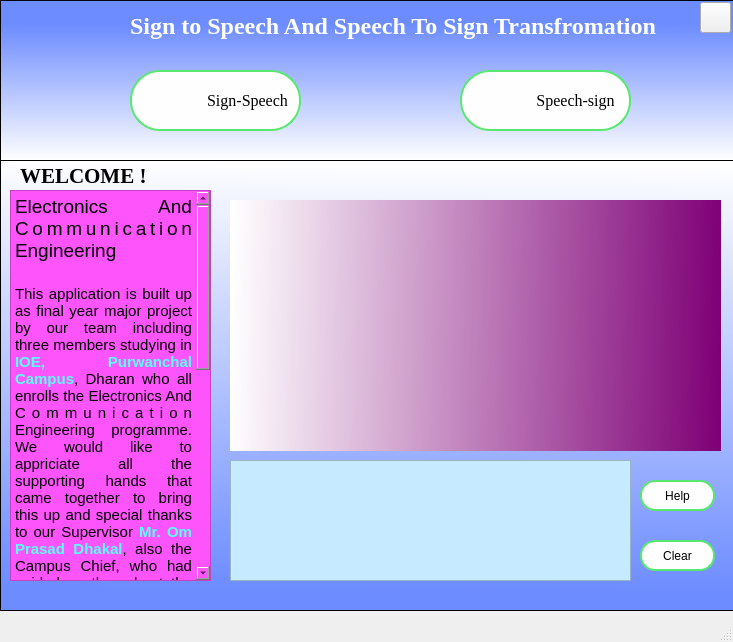
<?xml version="1.0" encoding="UTF-8"?>
<ui version="4.0">
 <class>MainWindow</class>
 <widget class="QMainWindow" name="MainWindow">
  <property name="geometry">
   <rect>
    <x>0</x>
    <y>0</y>
    <width>733</width>
    <height>642</height>
   </rect>
  </property>
  <property name="windowTitle">
   <string>MainWindow</string>
  </property>
  <widget class="QWidget" name="centralwidget">
   <widget class="QGraphicsView" name="graphicsView_2">
    <property name="geometry">
     <rect>
      <x>0</x>
      <y>0</y>
      <width>741</width>
      <height>161</height>
     </rect>
    </property>
    <property name="toolTip">
     <string>&lt;html&gt;&lt;head/&gt;&lt;body&gt;&lt;p&gt;&lt;br/&gt;&lt;/p&gt;&lt;/body&gt;&lt;/html&gt;</string>
    </property>
    <property name="styleSheet">
     <string notr="true">background-color: qlineargradient(spread:pad, x1:0.489455, y1:0.153, x2:0.489, y2:1, stop:0 rgba(109, 140, 255, 255), stop:1 rgba(255, 255, 255, 255));</string>
    </property>
   </widget>
   <widget class="QLabel" name="label">
    <property name="geometry">
     <rect>
      <x>130</x>
      <y>10</y>
      <width>531</width>
      <height>31</height>
     </rect>
    </property>
    <property name="font">
     <font>
      <family>Times New Roman</family>
      <pointsize>18</pointsize>
      <weight>75</weight>
      <bold>true</bold>
     </font>
    </property>
    <property name="styleSheet">
     <string notr="true">color:white;</string>
    </property>
    <property name="text">
     <string>Sign to Speech And Speech To Sign Transfromation</string>
    </property>
   </widget>
   <widget class="QGraphicsView" name="graphicsView">
    <property name="geometry">
     <rect>
      <x>0</x>
      <y>160</y>
      <width>741</width>
      <height>451</height>
     </rect>
    </property>
    <property name="styleSheet">
     <string notr="true">background-color: qlineargradient(spread:pad, x1:0.489, y1:0.954136, x2:0.506045, y2:0, stop:0 rgba(109, 140, 255, 255), stop:1 rgba(255, 255, 255, 255));</string>
    </property>
   </widget>
   <widget class="QPushButton" name="signtospeech">
    <property name="geometry">
     <rect>
      <x>130</x>
      <y>70</y>
      <width>171</width>
      <height>61</height>
     </rect>
    </property>
    <property name="font">
     <font>
      <family>TImes New Roman</family>
      <pointsize>12</pointsize>
      <weight>50</weight>
      <italic>false</italic>
      <bold>false</bold>
     </font>
    </property>
    <property name="styleSheet">
     <string notr="true">QPushButton#signtospeech{
padding-left:-40px;
color:black;
background-color:#fefefe;
border: 2px solid #58e870; border-radius:30px;
font: 12pt &quot;TImes New Roman&quot;;
background-image:url(&quot;icons/sent.png&quot;);
background-repeat:none;
}
QPushButton#signtospeech:hover
{
   background-color:magenta;
	color:white;
}</string>
    </property>
    <property name="text">
     <string>                          Sign-Speech</string>
    </property>
   </widget>
   <widget class="QPushButton" name="speechtosign">
    <property name="geometry">
     <rect>
      <x>460</x>
      <y>70</y>
      <width>171</width>
      <height>61</height>
     </rect>
    </property>
    <property name="font">
     <font>
      <family>TImes New Roman</family>
      <pointsize>12</pointsize>
      <weight>50</weight>
      <italic>false</italic>
      <bold>false</bold>
     </font>
    </property>
    <property name="layoutDirection">
     <enum>Qt::LeftToRight</enum>
    </property>
    <property name="autoFillBackground">
     <bool>false</bool>
    </property>
    <property name="styleSheet">
     <string notr="true">QPushButton#speechtosign{
padding-left:-40px;
color:black;
background-color:#fefefe;
border: 2px solid #58e870; border-radius:30px;
font: 12pt &quot;TImes New Roman&quot;;
background-image:url(&quot;icons/scan.png&quot;);
background-repeat:none;
}
QPushButton#speechtosign:hover
{
   background-color:magenta;
	color:white;
}</string>
    </property>
    <property name="text">
     <string>                         Speech-sign</string>
    </property>
   </widget>
   <widget class="QPushButton" name="exit_button">
    <property name="geometry">
     <rect>
      <x>700</x>
      <y>2</y>
      <width>31</width>
      <height>31</height>
     </rect>
    </property>
    <property name="styleSheet">
     <string notr="true">QPushButton#exit_button{
background-image:url(&quot;icons/quit.png&quot;);
background-repeat:none;
}</string>
    </property>
    <property name="text">
     <string/>
    </property>
   </widget>
   <widget class="QTextBrowser" name="textBrowser">
    <property name="geometry">
     <rect>
      <x>10</x>
      <y>190</y>
      <width>201</width>
      <height>391</height>
     </rect>
    </property>
    <property name="font">
     <font>
      <pointsize>11</pointsize>
     </font>
    </property>
    <property name="styleSheet">
     <string notr="true">background-color: rgb(253, 84, 251);
</string>
    </property>
    <property name="html">
     <string>&lt;!DOCTYPE HTML PUBLIC &quot;-//W3C//DTD HTML 4.0//EN&quot; &quot;http://www.w3.org/TR/REC-html40/strict.dtd&quot;&gt;
&lt;html&gt;&lt;head&gt;&lt;meta name=&quot;qrichtext&quot; content=&quot;1&quot; /&gt;&lt;style type=&quot;text/css&quot;&gt;
p, li { white-space: pre-wrap; }
&lt;/style&gt;&lt;/head&gt;&lt;body style=&quot; font-family:'MS Shell Dlg 2'; font-size:11pt; font-weight:400; font-style:normal;&quot;&gt;
&lt;p align=&quot;justify&quot; style=&quot; margin-top:0px; margin-bottom:0px; margin-left:0px; margin-right:0px; -qt-block-indent:0; text-indent:0px;&quot;&gt;&lt;span style=&quot; font-size:14pt;&quot;&gt;Electronics And Communication Engineering&lt;/span&gt;&lt;/p&gt;
&lt;p align=&quot;justify&quot; style=&quot;-qt-paragraph-type:empty; margin-top:0px; margin-bottom:0px; margin-left:0px; margin-right:0px; -qt-block-indent:0; text-indent:0px; font-size:14pt;&quot;&gt;&lt;br /&gt;&lt;/p&gt;
&lt;p align=&quot;justify&quot; style=&quot; margin-top:0px; margin-bottom:0px; margin-left:0px; margin-right:0px; -qt-block-indent:0; text-indent:0px;&quot;&gt;&lt;span style=&quot; color:#000000;&quot;&gt;This application is built up as final year major project by our team including three members studying in &lt;/span&gt;&lt;span style=&quot; font-weight:600; color:#55ffff;&quot;&gt;IOE, Purwanchal Campus&lt;/span&gt;&lt;span style=&quot; color:#000000;&quot;&gt;, Dharan who all enrolls the Electronics And Communication Engineering programme. We would like to appriciate all the supporting hands that came together to bring this up and special thanks to our Supervisor &lt;/span&gt;&lt;span style=&quot; font-weight:600; color:#55ffff;&quot;&gt;Mr. Om Prasad Dhakal&lt;/span&gt;&lt;span style=&quot; color:#000000;&quot;&gt;, also the Campus Chief, who had guided us throughout the project to get it completed. &lt;/span&gt;&lt;/p&gt;
&lt;p align=&quot;justify&quot; style=&quot;-qt-paragraph-type:empty; margin-top:0px; margin-bottom:0px; margin-left:0px; margin-right:0px; -qt-block-indent:0; text-indent:0px; color:#000000;&quot;&gt;&lt;br /&gt;&lt;/p&gt;
&lt;p align=&quot;justify&quot; style=&quot; margin-top:0px; margin-bottom:0px; margin-left:0px; margin-right:0px; -qt-block-indent:0; text-indent:0px;&quot;&gt;&lt;span style=&quot; color:#000000;&quot;&gt;This application can interpret the American Sign Language finger-spelling and make the sentence. Further it can generate its audio. Another usecase offered by this application is the reverse task of the previous one. Reverse task means converting the speech to sign gestures in image form for each word in a row stacking other words vertically down with a generation of text along the way to result.&lt;/span&gt;&lt;/p&gt;
&lt;p align=&quot;justify&quot; style=&quot;-qt-paragraph-type:empty; margin-top:0px; margin-bottom:0px; margin-left:0px; margin-right:0px; -qt-block-indent:0; text-indent:0px; color:#000000;&quot;&gt;&lt;br /&gt;&lt;/p&gt;
&lt;p align=&quot;justify&quot; style=&quot;-qt-paragraph-type:empty; margin-top:0px; margin-bottom:0px; margin-left:0px; margin-right:0px; -qt-block-indent:0; text-indent:0px; color:#000000;&quot;&gt;&lt;br /&gt;&lt;/p&gt;
&lt;p align=&quot;justify&quot; style=&quot; margin-top:0px; margin-bottom:0px; margin-left:0px; margin-right:0px; -qt-block-indent:0; text-indent:0px;&quot;&gt;&lt;span style=&quot; color:#000000;&quot;&gt;Team Members:&lt;/span&gt;&lt;/p&gt;
&lt;p style=&quot; margin-top:0px; margin-bottom:0px; margin-left:0px; margin-right:0px; -qt-block-indent:0; text-indent:0px;&quot;&gt;&lt;span style=&quot; color:#0055ff;&quot;&gt;Mausam Rajbanshi&lt;/span&gt;&lt;/p&gt;
&lt;p style=&quot; margin-top:0px; margin-bottom:0px; margin-left:0px; margin-right:0px; -qt-block-indent:0; text-indent:0px;&quot;&gt;&lt;span style=&quot; color:#0055ff;&quot;&gt;Mayank Pd. Paudel&lt;/span&gt;&lt;/p&gt;
&lt;p style=&quot; margin-top:0px; margin-bottom:0px; margin-left:0px; margin-right:0px; -qt-block-indent:0; text-indent:0px;&quot;&gt;&lt;span style=&quot; color:#0055ff;&quot;&gt;Nitesh Singh&lt;/span&gt;&lt;/p&gt;
&lt;p align=&quot;justify&quot; style=&quot;-qt-paragraph-type:empty; margin-top:0px; margin-bottom:0px; margin-left:0px; margin-right:0px; -qt-block-indent:0; text-indent:0px; font-size:8.25pt; color:#08ff18;&quot;&gt;&lt;br /&gt;&lt;/p&gt;&lt;/body&gt;&lt;/html&gt;</string>
    </property>
   </widget>
   <widget class="QLabel" name="gif_here">
    <property name="geometry">
     <rect>
      <x>230</x>
      <y>200</y>
      <width>491</width>
      <height>251</height>
     </rect>
    </property>
    <property name="styleSheet">
     <string notr="true">background-color: qlineargradient(spread:pad, x1:1, y1:0.568182, x2:0, y2:0.557, stop:0 rgba(126, 0, 118, 255), stop:1 rgba(255, 255, 255, 255));</string>
    </property>
    <property name="text">
     <string/>
    </property>
    <property name="scaledContents">
     <bool>true</bool>
    </property>
   </widget>
   <widget class="QTextBrowser" name="help_info">
    <property name="geometry">
     <rect>
      <x>230</x>
      <y>460</y>
      <width>401</width>
      <height>121</height>
     </rect>
    </property>
    <property name="font">
     <font>
      <family>Segoe Print</family>
      <pointsize>12</pointsize>
     </font>
    </property>
    <property name="styleSheet">
     <string notr="true">background-color: rgb(198, 234, 255);</string>
    </property>
   </widget>
   <widget class="QPushButton" name="help_btn">
    <property name="geometry">
     <rect>
      <x>640</x>
      <y>480</y>
      <width>75</width>
      <height>31</height>
     </rect>
    </property>
    <property name="styleSheet">
     <string notr="true">QPushButton#help_btn{
color:black;
background-color:#fefefe;
border: 2px solid #58e870; border-radius:15px;
font: 12pt &quot;TImes New Roman&quot;;
background-repeat:none;
}
QPushButton#help_btn:hover
{
   background-color:magenta;
	color:white;
}</string>
    </property>
    <property name="text">
     <string>Help</string>
    </property>
   </widget>
   <widget class="QLabel" name="welcome">
    <property name="geometry">
     <rect>
      <x>20</x>
      <y>160</y>
      <width>131</width>
      <height>31</height>
     </rect>
    </property>
    <property name="font">
     <font>
      <family>Times New Roman</family>
      <pointsize>16</pointsize>
      <weight>75</weight>
      <bold>true</bold>
     </font>
    </property>
    <property name="text">
     <string>WELCOME !</string>
    </property>
   </widget>
   <widget class="QPushButton" name="clear_dash">
    <property name="geometry">
     <rect>
      <x>640</x>
      <y>540</y>
      <width>75</width>
      <height>31</height>
     </rect>
    </property>
    <property name="styleSheet">
     <string notr="true">QPushButton#clear_dash{
color:black;
background-color:#fefefe;
border: 2px solid #58e870; border-radius:15px;
font: 12pt &quot;TImes New Roman&quot;;
background-repeat:none;
}
QPushButton#clear_dash:hover
{
   background-color:magenta;
	color:white;
}</string>
    </property>
    <property name="text">
     <string>Clear</string>
    </property>
   </widget>
  </widget>
  <widget class="QMenuBar" name="menubar">
   <property name="geometry">
    <rect>
     <x>0</x>
     <y>0</y>
     <width>733</width>
     <height>20</height>
    </rect>
   </property>
  </widget>
  <widget class="QStatusBar" name="statusbar"/>
 </widget>
 <resources/>
 <connections/>
</ui>
